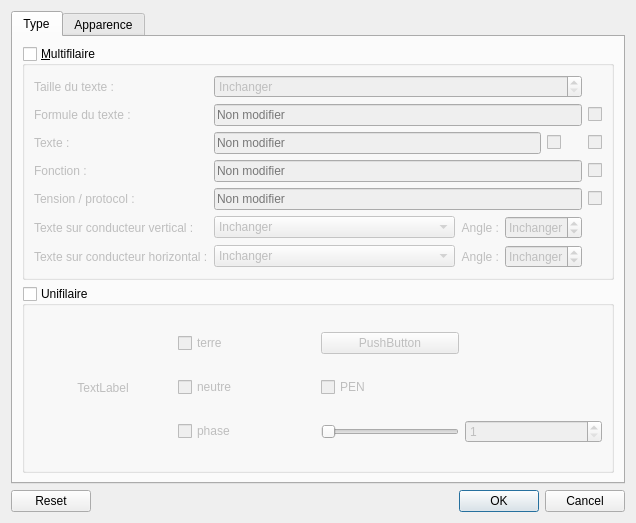
<?xml version="1.0" encoding="UTF-8"?>
<ui version="4.0">
 <class>ReplaceConductorDialog</class>
 <widget class="QDialog" name="ReplaceConductorDialog">
  <property name="geometry">
   <rect>
    <x>0</x>
    <y>0</y>
    <width>636</width>
    <height>523</height>
   </rect>
  </property>
  <property name="windowTitle">
   <string>Dialog</string>
  </property>
  <layout class="QVBoxLayout" name="verticalLayout">
   <item>
    <widget class="QTabWidget" name="tabWidget">
     <property name="currentIndex">
      <number>0</number>
     </property>
     <widget class="QWidget" name="tab">
      <attribute name="title">
       <string>Type</string>
      </attribute>
      <layout class="QVBoxLayout" name="verticalLayout_2">
       <item>
        <widget class="QGroupBox" name="m_multi_gb">
         <property name="enabled">
          <bool>true</bool>
         </property>
         <property name="title">
          <string>&amp;Multifilaire</string>
         </property>
         <property name="checkable">
          <bool>true</bool>
         </property>
         <property name="checked">
          <bool>false</bool>
         </property>
         <layout class="QGridLayout" name="gridLayout" columnstretch="0,1,0,0,0,0">
          <item row="7" column="1">
           <widget class="QComboBox" name="m_horizontal_align_cb">
            <item>
             <property name="text">
              <string>Inchanger</string>
             </property>
            </item>
            <item>
             <property name="text">
              <string>En haut</string>
             </property>
            </item>
            <item>
             <property name="text">
              <string>En bas</string>
             </property>
            </item>
           </widget>
          </item>
          <item row="7" column="0">
           <widget class="QLabel" name="label_8">
            <property name="text">
             <string>Texte sur conducteur horizontal :</string>
            </property>
           </widget>
          </item>
          <item row="2" column="1" colspan="4">
           <widget class="QLineEdit" name="m_formula_le">
            <property name="placeholderText">
             <string>Non modifier</string>
            </property>
            <property name="clearButtonEnabled">
             <bool>true</bool>
            </property>
           </widget>
          </item>
          <item row="5" column="0">
           <widget class="QLabel" name="label_5">
            <property name="text">
             <string>Tension / protocol :</string>
            </property>
           </widget>
          </item>
          <item row="4" column="1" colspan="4">
           <widget class="QLineEdit" name="m_function_le">
            <property name="placeholderText">
             <string>Non modifier</string>
            </property>
            <property name="clearButtonEnabled">
             <bool>true</bool>
            </property>
           </widget>
          </item>
          <item row="3" column="5">
           <widget class="QCheckBox" name="m_erase_text_cb">
            <property name="toolTip">
             <string>Supprimer ce texte</string>
            </property>
            <property name="text">
             <string/>
            </property>
           </widget>
          </item>
          <item row="4" column="0">
           <widget class="QLabel" name="label_4">
            <property name="text">
             <string>Fonction :</string>
            </property>
           </widget>
          </item>
          <item row="2" column="0">
           <widget class="QLabel" name="label_2">
            <property name="text">
             <string>Formule du texte :</string>
            </property>
           </widget>
          </item>
          <item row="3" column="4">
           <widget class="QCheckBox" name="m_show_text">
            <property name="toolTip">
             <string>Texte visible</string>
            </property>
            <property name="text">
             <string/>
            </property>
           </widget>
          </item>
          <item row="7" column="2">
           <widget class="QLabel" name="label_9">
            <property name="text">
             <string>Angle :</string>
            </property>
            <property name="alignment">
             <set>Qt::AlignRight|Qt::AlignTrailing|Qt::AlignVCenter</set>
            </property>
           </widget>
          </item>
          <item row="5" column="1" colspan="4">
           <widget class="QLineEdit" name="m_tension_protocol_le">
            <property name="placeholderText">
             <string>Non modifier</string>
            </property>
            <property name="clearButtonEnabled">
             <bool>true</bool>
            </property>
           </widget>
          </item>
          <item row="1" column="1" colspan="4">
           <widget class="QSpinBox" name="m_text_size_sb">
            <property name="specialValueText">
             <string>Inchanger</string>
            </property>
            <property name="accelerated">
             <bool>false</bool>
            </property>
            <property name="minimum">
             <number>2</number>
            </property>
            <property name="value">
             <number>2</number>
            </property>
           </widget>
          </item>
          <item row="6" column="0">
           <widget class="QLabel" name="label_6">
            <property name="text">
             <string>Texte sur conducteur vertical :</string>
            </property>
           </widget>
          </item>
          <item row="1" column="0">
           <widget class="QLabel" name="label">
            <property name="text">
             <string>Taille du texte :</string>
            </property>
           </widget>
          </item>
          <item row="3" column="0">
           <widget class="QLabel" name="label_3">
            <property name="text">
             <string>Texte :</string>
            </property>
           </widget>
          </item>
          <item row="5" column="5">
           <widget class="QCheckBox" name="m_erase_tension_protocol_cb">
            <property name="toolTip">
             <string>Supprimer ce texte</string>
            </property>
            <property name="text">
             <string/>
            </property>
           </widget>
          </item>
          <item row="4" column="5">
           <widget class="QCheckBox" name="m_erase_function_cb">
            <property name="toolTip">
             <string>Supprimer ce texte</string>
            </property>
            <property name="text">
             <string/>
            </property>
           </widget>
          </item>
          <item row="6" column="1">
           <widget class="QComboBox" name="m_vertical_align_cb">
            <item>
             <property name="text">
              <string>Inchanger</string>
             </property>
            </item>
            <item>
             <property name="text">
              <string>À gauche</string>
             </property>
            </item>
            <item>
             <property name="text">
              <string>À droite</string>
             </property>
            </item>
           </widget>
          </item>
          <item row="2" column="5">
           <widget class="QCheckBox" name="m_erase_formula_cb">
            <property name="toolTip">
             <string>Supprimer ce texte</string>
            </property>
            <property name="text">
             <string/>
            </property>
           </widget>
          </item>
          <item row="6" column="2">
           <widget class="QLabel" name="label_7">
            <property name="text">
             <string>Angle :</string>
            </property>
            <property name="alignment">
             <set>Qt::AlignRight|Qt::AlignTrailing|Qt::AlignVCenter</set>
            </property>
           </widget>
          </item>
          <item row="6" column="3" colspan="2">
           <widget class="QSpinBox" name="m_vertical_angle_sb">
            <property name="wrapping">
             <bool>true</bool>
            </property>
            <property name="specialValueText">
             <string>Inchanger</string>
            </property>
            <property name="suffix">
             <string>°</string>
            </property>
            <property name="prefix">
             <string/>
            </property>
            <property name="minimum">
             <number>-1</number>
            </property>
            <property name="maximum">
             <number>359</number>
            </property>
            <property name="value">
             <number>-1</number>
            </property>
           </widget>
          </item>
          <item row="7" column="3" colspan="2">
           <widget class="QSpinBox" name="m_horizontal_angle_sb">
            <property name="wrapping">
             <bool>true</bool>
            </property>
            <property name="specialValueText">
             <string>Inchanger</string>
            </property>
            <property name="suffix">
             <string>°</string>
            </property>
            <property name="minimum">
             <number>-1</number>
            </property>
            <property name="maximum">
             <number>359</number>
            </property>
            <property name="value">
             <number>-1</number>
            </property>
           </widget>
          </item>
          <item row="3" column="1" colspan="3">
           <widget class="QLineEdit" name="m_text_le">
            <property name="placeholderText">
             <string>Non modifier</string>
            </property>
            <property name="clearButtonEnabled">
             <bool>true</bool>
            </property>
           </widget>
          </item>
         </layout>
        </widget>
       </item>
       <item>
        <widget class="QGroupBox" name="m_singlewire_gb">
         <property name="title">
          <string>Unifilaire</string>
         </property>
         <property name="flat">
          <bool>false</bool>
         </property>
         <property name="checkable">
          <bool>true</bool>
         </property>
         <property name="checked">
          <bool>false</bool>
         </property>
         <layout class="QGridLayout" name="gridLayout_5">
          <item row="1" column="2">
           <widget class="QCheckBox" name="m_pen_cb">
            <property name="toolTip">
             <string>Protective Earth Neutral</string>
            </property>
            <property name="text">
             <string>PEN</string>
            </property>
           </widget>
          </item>
          <item row="2" column="1">
           <widget class="QCheckBox" name="m_phase_cb">
            <property name="toolTip">
             <string>Phase</string>
            </property>
            <property name="text">
             <string>phase</string>
            </property>
            <property name="icon">
             <iconset resource="../../../qelectrotech.qrc">
              <normaloff>:/ico/16x16/phase.png</normaloff>:/ico/16x16/phase.png</iconset>
            </property>
           </widget>
          </item>
          <item row="2" column="3">
           <widget class="QSpinBox" name="m_phase_sb">
            <property name="toolTip">
             <string>Nombre de phase</string>
            </property>
            <property name="minimum">
             <number>1</number>
            </property>
            <property name="maximum">
             <number>3</number>
            </property>
           </widget>
          </item>
          <item row="1" column="1">
           <widget class="QCheckBox" name="m_neutral_cb">
            <property name="toolTip">
             <string>Neutre</string>
            </property>
            <property name="text">
             <string>neutre</string>
            </property>
            <property name="icon">
             <iconset resource="../../../qelectrotech.qrc">
              <normaloff>:/ico/16x16/neutral.png</normaloff>:/ico/16x16/neutral.png</iconset>
            </property>
           </widget>
          </item>
          <item row="2" column="2">
           <widget class="QSlider" name="m_phase_slider">
            <property name="sizePolicy">
             <sizepolicy hsizetype="Minimum" vsizetype="Fixed">
              <horstretch>0</horstretch>
              <verstretch>0</verstretch>
             </sizepolicy>
            </property>
            <property name="toolTip">
             <string>Nombre de phase</string>
            </property>
            <property name="minimum">
             <number>1</number>
            </property>
            <property name="maximum">
             <number>3</number>
            </property>
            <property name="orientation">
             <enum>Qt::Horizontal</enum>
            </property>
           </widget>
          </item>
          <item row="0" column="1">
           <widget class="QCheckBox" name="m_earth_cb">
            <property name="toolTip">
             <string>Terre</string>
            </property>
            <property name="text">
             <string>terre</string>
            </property>
            <property name="icon">
             <iconset resource="../../../qelectrotech.qrc">
              <normaloff>:/ico/16x16/ground.png</normaloff>:/ico/16x16/ground.png</iconset>
            </property>
           </widget>
          </item>
          <item row="0" column="0" rowspan="3">
           <widget class="QLabel" name="m_preview_label">
            <property name="text">
             <string>TextLabel</string>
            </property>
            <property name="alignment">
             <set>Qt::AlignCenter</set>
            </property>
           </widget>
          </item>
          <item row="0" column="2">
           <widget class="QPushButton" name="m_update_preview_pb">
            <property name="text">
             <string>PushButton</string>
            </property>
           </widget>
          </item>
         </layout>
        </widget>
       </item>
      </layout>
     </widget>
     <widget class="QWidget" name="widget">
      <attribute name="title">
       <string>Apparence</string>
      </attribute>
      <layout class="QGridLayout" name="gridLayout_2" columnstretch="0,0,1,0">
       <item row="2" column="1">
        <widget class="QLabel" name="label_13">
         <property name="text">
          <string>Taille :</string>
         </property>
        </widget>
       </item>
       <item row="0" column="1">
        <widget class="QLabel" name="label_10">
         <property name="text">
          <string>Couleur :</string>
         </property>
        </widget>
       </item>
       <item row="0" column="2">
        <widget class="QPushButton" name="m_color_pb">
         <property name="enabled">
          <bool>false</bool>
         </property>
         <property name="text">
          <string/>
         </property>
        </widget>
       </item>
       <item row="4" column="1">
        <spacer name="verticalSpacer">
         <property name="orientation">
          <enum>Qt::Vertical</enum>
         </property>
         <property name="sizeHint" stdset="0">
          <size>
           <width>20</width>
           <height>40</height>
          </size>
         </property>
        </spacer>
       </item>
       <item row="1" column="1">
        <widget class="QLabel" name="label_11">
         <property name="text">
          <string>Style :</string>
         </property>
        </widget>
       </item>
       <item row="0" column="3">
        <widget class="QCheckBox" name="m_mod_color_cb">
         <property name="toolTip">
          <string>Modifier</string>
         </property>
         <property name="text">
          <string/>
         </property>
        </widget>
       </item>
       <item row="3" column="1" colspan="3">
        <widget class="QGroupBox" name="m_second_color_gb">
         <property name="title">
          <string>Couleur secondaire :</string>
         </property>
         <property name="checkable">
          <bool>true</bool>
         </property>
         <property name="checked">
          <bool>false</bool>
         </property>
         <layout class="QGridLayout" name="gridLayout_3" columnstretch="0,1,0">
          <item row="0" column="1">
           <widget class="QPushButton" name="m_color_2_pb">
            <property name="enabled">
             <bool>false</bool>
            </property>
            <property name="text">
             <string/>
            </property>
           </widget>
          </item>
          <item row="1" column="0">
           <widget class="QLabel" name="label_14">
            <property name="text">
             <string>Taille de trait :</string>
            </property>
           </widget>
          </item>
          <item row="0" column="0">
           <widget class="QLabel" name="label_12">
            <property name="text">
             <string>Couleur :</string>
            </property>
           </widget>
          </item>
          <item row="0" column="2">
           <widget class="QCheckBox" name="m_mod_color_2_cb">
            <property name="toolTip">
             <string>Modifier</string>
            </property>
            <property name="text">
             <string/>
            </property>
           </widget>
          </item>
          <item row="1" column="1" colspan="2">
           <widget class="QSpinBox" name="m_color_2_dash_size_sb">
            <property name="specialValueText">
             <string>Inchanger</string>
            </property>
            <property name="suffix">
             <string>px</string>
            </property>
            <property name="minimum">
             <number>1</number>
            </property>
            <property name="value">
             <number>1</number>
            </property>
           </widget>
          </item>
         </layout>
        </widget>
       </item>
       <item row="2" column="2" colspan="2">
        <widget class="QDoubleSpinBox" name="m_cond_size_sb">
         <property name="specialValueText">
          <string>Inchanger</string>
         </property>
         <property name="minimum">
          <double>0.200000000000000</double>
         </property>
         <property name="singleStep">
          <double>0.200000000000000</double>
         </property>
         <property name="value">
          <double>0.200000000000000</double>
         </property>
        </widget>
       </item>
       <item row="1" column="2" colspan="2">
        <widget class="QComboBox" name="m_line_style_cb"/>
       </item>
      </layout>
     </widget>
    </widget>
   </item>
   <item>
    <widget class="QDialogButtonBox" name="m_button_box">
     <property name="orientation">
      <enum>Qt::Horizontal</enum>
     </property>
     <property name="standardButtons">
      <set>QDialogButtonBox::Cancel|QDialogButtonBox::Ok|QDialogButtonBox::Reset</set>
     </property>
    </widget>
   </item>
  </layout>
 </widget>
 <resources>
  <include location="../../../qelectrotech.qrc"/>
 </resources>
 <connections>
  <connection>
   <sender>m_mod_color_cb</sender>
   <signal>toggled(bool)</signal>
   <receiver>m_color_pb</receiver>
   <slot>setEnabled(bool)</slot>
   <hints>
    <hint type="sourcelabel">
     <x>605</x>
     <y>57</y>
    </hint>
    <hint type="destinationlabel">
     <x>328</x>
     <y>58</y>
    </hint>
   </hints>
  </connection>
  <connection>
   <sender>m_earth_cb</sender>
   <signal>clicked()</signal>
   <receiver>m_update_preview_pb</receiver>
   <slot>click()</slot>
   <hints>
    <hint type="sourcelabel">
     <x>243</x>
     <y>372</y>
    </hint>
    <hint type="destinationlabel">
     <x>392</x>
     <y>373</y>
    </hint>
   </hints>
  </connection>
  <connection>
   <sender>m_neutral_cb</sender>
   <signal>clicked()</signal>
   <receiver>m_update_preview_pb</receiver>
   <slot>click()</slot>
   <hints>
    <hint type="sourcelabel">
     <x>243</x>
     <y>404</y>
    </hint>
    <hint type="destinationlabel">
     <x>392</x>
     <y>373</y>
    </hint>
   </hints>
  </connection>
  <connection>
   <sender>m_phase_cb</sender>
   <signal>clicked()</signal>
   <receiver>m_update_preview_pb</receiver>
   <slot>click()</slot>
   <hints>
    <hint type="sourcelabel">
     <x>243</x>
     <y>434</y>
    </hint>
    <hint type="destinationlabel">
     <x>392</x>
     <y>373</y>
    </hint>
   </hints>
  </connection>
  <connection>
   <sender>m_pen_cb</sender>
   <signal>clicked()</signal>
   <receiver>m_update_preview_pb</receiver>
   <slot>click()</slot>
   <hints>
    <hint type="sourcelabel">
     <x>392</x>
     <y>404</y>
    </hint>
    <hint type="destinationlabel">
     <x>392</x>
     <y>373</y>
    </hint>
   </hints>
  </connection>
  <connection>
   <sender>m_phase_slider</sender>
   <signal>valueChanged(int)</signal>
   <receiver>m_update_preview_pb</receiver>
   <slot>click()</slot>
   <hints>
    <hint type="sourcelabel">
     <x>392</x>
     <y>434</y>
    </hint>
    <hint type="destinationlabel">
     <x>392</x>
     <y>373</y>
    </hint>
   </hints>
  </connection>
  <connection>
   <sender>m_phase_sb</sender>
   <signal>valueChanged(int)</signal>
   <receiver>m_update_preview_pb</receiver>
   <slot>click()</slot>
   <hints>
    <hint type="sourcelabel">
     <x>540</x>
     <y>435</y>
    </hint>
    <hint type="destinationlabel">
     <x>392</x>
     <y>373</y>
    </hint>
   </hints>
  </connection>
  <connection>
   <sender>m_phase_slider</sender>
   <signal>sliderMoved(int)</signal>
   <receiver>m_phase_sb</receiver>
   <slot>setValue(int)</slot>
   <hints>
    <hint type="sourcelabel">
     <x>392</x>
     <y>434</y>
    </hint>
    <hint type="destinationlabel">
     <x>540</x>
     <y>435</y>
    </hint>
   </hints>
  </connection>
  <connection>
   <sender>m_phase_sb</sender>
   <signal>valueChanged(int)</signal>
   <receiver>m_phase_slider</receiver>
   <slot>setValue(int)</slot>
   <hints>
    <hint type="sourcelabel">
     <x>540</x>
     <y>435</y>
    </hint>
    <hint type="destinationlabel">
     <x>392</x>
     <y>434</y>
    </hint>
   </hints>
  </connection>
  <connection>
   <sender>m_mod_color_2_cb</sender>
   <signal>toggled(bool)</signal>
   <receiver>m_color_2_pb</receiver>
   <slot>setEnabled(bool)</slot>
   <hints>
    <hint type="sourcelabel">
     <x>597</x>
     <y>200</y>
    </hint>
    <hint type="destinationlabel">
     <x>341</x>
     <y>201</y>
    </hint>
   </hints>
  </connection>
 </connections>
</ui>
